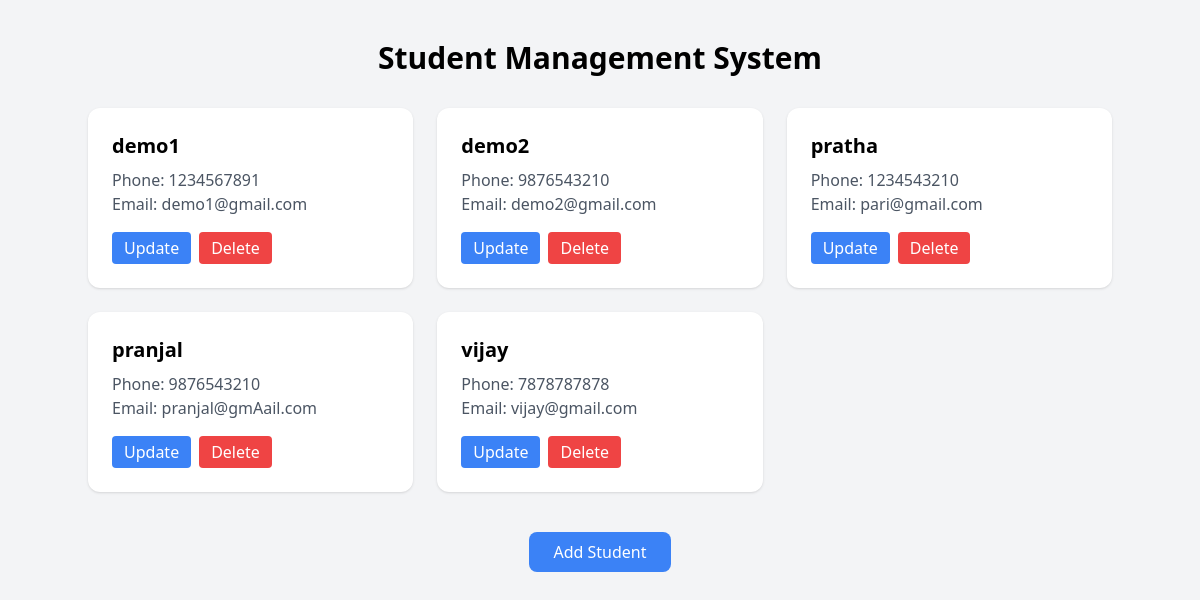
Page /student/std/ on the earlier database version.
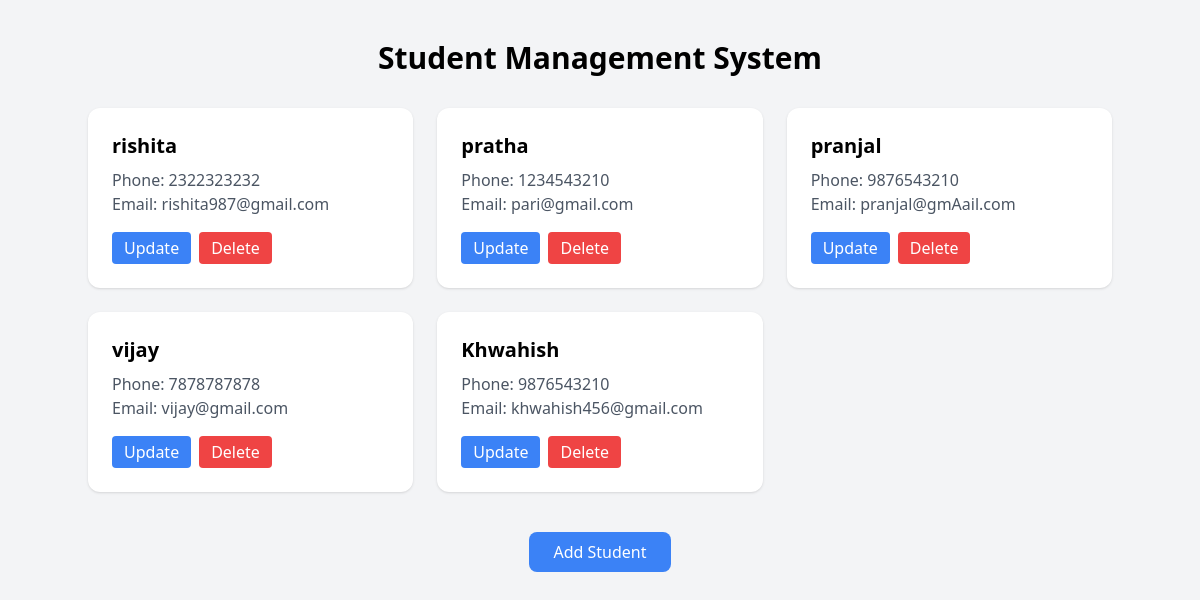
Same page on the later database version.
### student/models.py (models this page shows)
class Student (models.Model):
    name = models.CharField(max_length=100)
    email = models.EmailField()
    phone_number = models.CharField(max_length=13)

### student/views.py (the view)
# urls.py: path("std/",views.student_home,name = "Student_home"),
def student_home(request):
    student_data = Student.objects.all()
    data = {
        "student_data":student_data
    }
    return render(request,"student/student.html",data)

### templates/student/student.html
{% extends "base.html" %}
{% block content %}
<div class="grid grid-cols-1 md:grid-cols-3 gap-6">
{% for student in student_data %}
<div class="bg-white p-6 rounded-xl shadow">
<h2 class="text-xl font-semibold mb-2">
{{ student.name }}
</h2>
<p class="text-gray-600">
Phone: {{ student.phone_number }}
</p>
<p class="text-gray-600">
Email: {{ student.email }}
</p>
<div class="mt-4 flex gap-2">
<a href ="{% url 'update_student' student.id %}" class="bg-blue-500 text-white px-3 py-1 rounded">
    Update
</a>
<a href="{% url 'delete_student' student.id %}" class="bg-red-500 text-white px-3 py-1 rounded">
Delete
</a>
</div>
</div>
{% endfor %}
</div>
<div class="flex justify-center mt-10">
<a href="{% url 'add_student' %}"
class="bg-blue-500 text-white px-6 py-2 rounded-lg">
Add Student
</a>
</div>
{% endblock %}

### templates/base.html (shortened to what this page needs)
<!DOCTYPE html>
<html lang="en">
<head>
<script src="https://cdn.tailwindcss.com"></script>
</head>
<body class="bg-gray-100 p-10">
<h1 class="text-3xl font-bold text-center mb-8">
Student Management System
</h1>
<div class="container mx-auto">
{% block content %}
{% endblock %}
</div>
</body>
</html>

Differences in the rows shown:
removed Student: name "demo2", phone_number "9876543210", email "demo2@gmail.com"
changed Student: name "demo1" → "rishita"; phone_number "1234567891" → "2322323232"; email "demo1@gmail.com" → "rishita987@gmail.com"
added Student: name "Khwahish", phone_number "9876543210", email "khwahish456@gmail.com"
